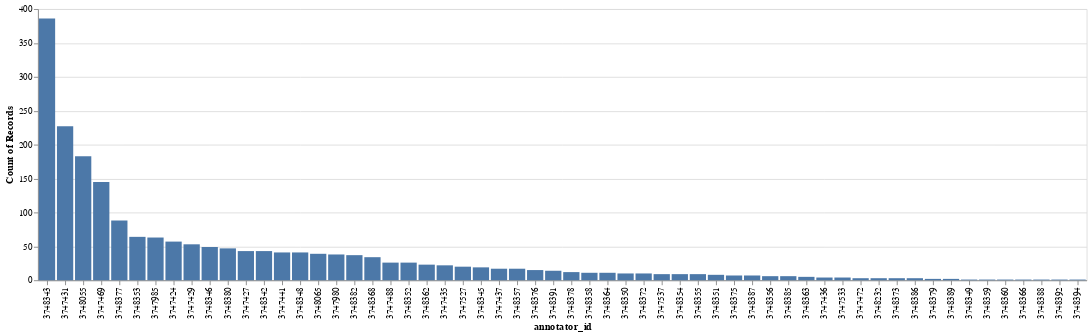

The notebook cell saved with this chart:
### Markdown cell above
## Plotting

First, plot the number of annotations made by each annotator

### Code cell
# Altair boxplot of similarity ratings
alt.Chart(df.reset_index()).mark_bar().encode(
    x=alt.X('annotator_id:N', sort='-y'),
    y=alt.Y('count()'),
    tooltip=['annotator_id', 'count()']
)

### Figure 1 — Vega-Lite specification as saved in the notebook (floating-point values rounded to 4 significant figures; data arrays with more than 128 entries replaced by an {"elided": "..."} marker saying what was removed)
{"config": {"view": {"continuousWidth": 400, "continuousHeight": 300}}, "data": {"name": "data-f69ff86546f231962f8f928522d1156f"}, "mark": "bar", "encoding": {"tooltip": [{"field": "annotator_id", "type": "quantitative"}, {"aggregate": "count", "type": "quantitative"}], "x": {"field": "annotator_id", "sort": "-y", "type": "nominal"}, "y": {"aggregate": "count", "type": "quantitative"}}, "$schema": "https://vega.github.io/schema/vega-lite/v4.17.0.json", "datasets": {"data-f69ff86546f231962f8f928522d1156f": {"elided": "2028 records"}}}
